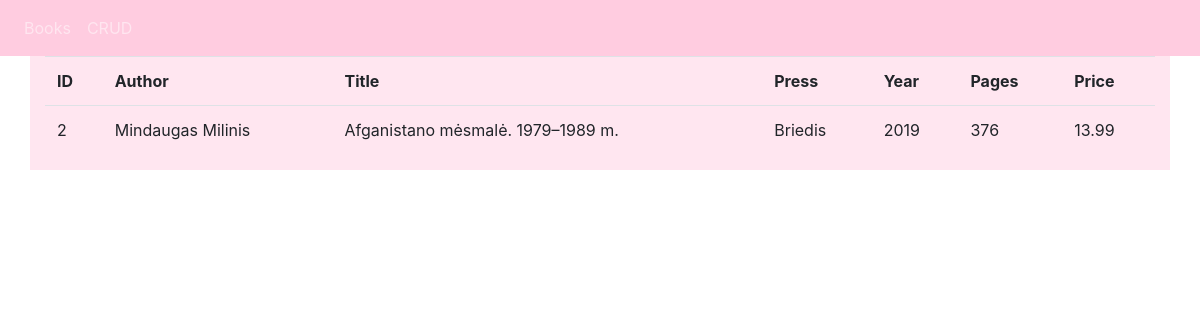
Screenshot of /about/2 with the database file from the repository.
### app.py (models this page shows, shortened)
class Book(db.Model):
    __searchable__ = ['author_name', 'title']
    id = db.Column(db.Integer, primary_key=True)
    author_name = db.Column(db.String(50), unique=False, nullable=False)
    title = db.Column(db.String(50), unique=False, nullable=False)
    press = db.Column(db.String(50), unique=False, nullable=False)
    year = db.Column(db.Integer, unique=False, nullable=False)
    pages = db.Column(db.Integer, unique=False, nullable=False)
    price = db.Column(db.Float, unique=False, nullable=False)

### app.py (the view)
@app.route('/about/<string:id_data>', methods=['GET'])
def about(id_data):
    data = Book.query.filter_by(id=id_data)
    return render_template('about.html', Book=data)

### templates/about.html (shortened to what this page needs)
{% include "header.html" %}
<!DOCTYPE html>
<html>
<head>
    <link rel="stylesheet" href="https://stackpath.bootstrapcdn.com/bootstrap/4.3.1/css/bootstrap.min.css">
</head>
<body>
	{% block body %}
	    <div class="container">
				<div class="row">
					<div class="col md-12">
						<table class="table table=striped">
							<tr>
								<th>ID</th>
								<th>Author</th>
								<th>Title</th>
								<th>Press</th>
								<th>Year</th>
								<th>Pages</th>
								<th>Price</th>
							</tr>
								{% for book in Book %}
				                <tr>
				                    <td>{{book.id}}</td>
				                    <td>{{book.author_name}}</td>
				                    <td>{{book.title}}</td>
				                    <td>{{book.press}}</td>
				                    <td>{{book.year}}</td>
				                    <td>{{book.pages}}</td>
				                    <td>{{book.price}}</td>
								</tr>
						{% endfor  %}
					</table>
				</div>
			</div>
		</div>
	{% endblock %}
</body>
</html>

### templates/header.html (style rules this page uses)
.container { background-color: #ffe6f0; }

### rows the page displays
Book: id "2", author_name "Mindaugas Milinis", title "Afganistano mėsmalė. 1979–1989 m.", press "Briedis", year "2019", pages "376", price "13.99"
